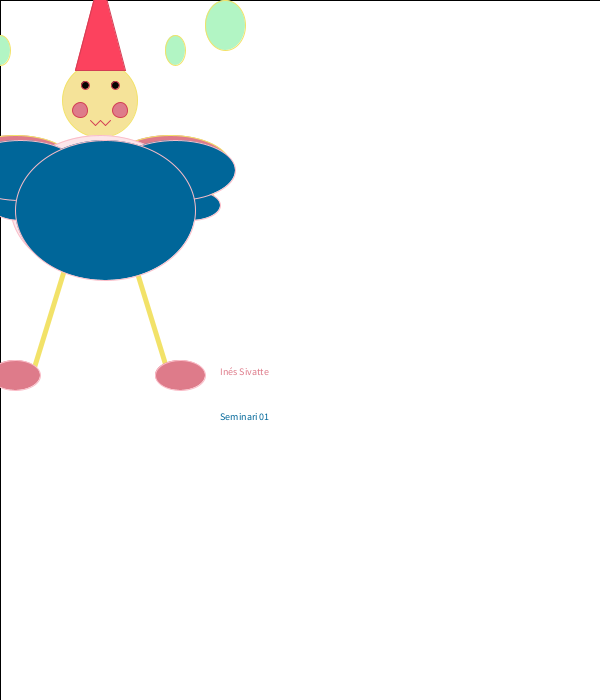
Frame 1 (no input)
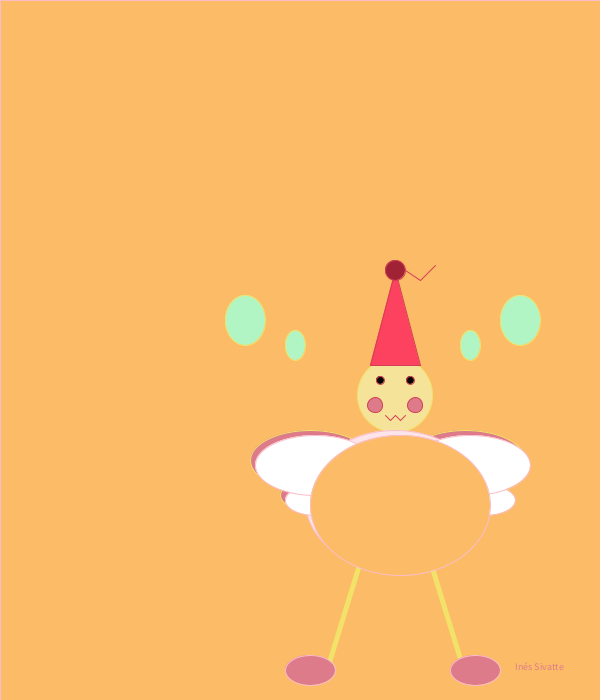
Frame 60 (the mouse pressed at the canvas centre just before this capture)
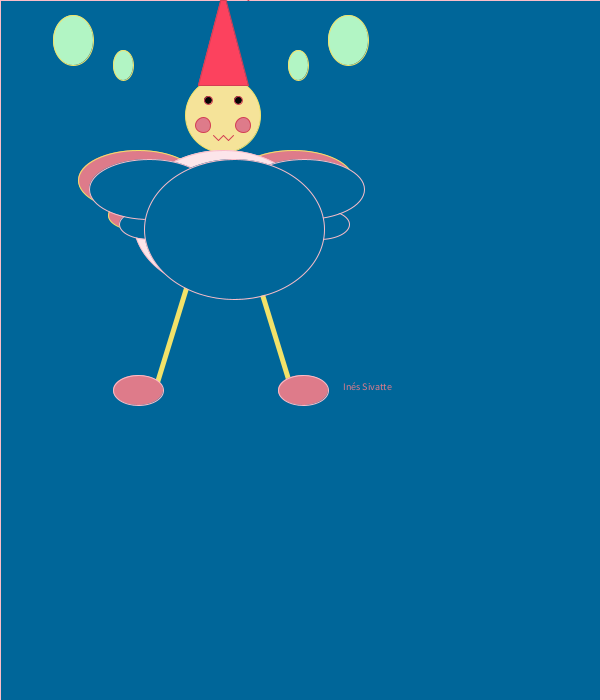
Frame 120 (the mouse held since frame 60 and released just before this capture)

The Processing sketch that drew these frames (run headless with seeded random() and noise(); from frame 60 on, the mouse is pressed at the canvas centre):

// Processing sketch: processing_97014
// ── processing_97014.pde

float pX=100;
float pY=200;
float vX=5;
float vY=5;
float value=255;


void setup(){
size(600,700);
background(240,201,210);
}
void draw(){
  rect(0,0,600,700);
 
 
stroke(242,226,105);
fill(245,227,153);
ellipse(pX+0,pY-100,75,75);
  
fill(178,245,196);
ellipse(pX-150,pY-175,40,50);
  
fill(178,245,196);
ellipse(pX+125,pY-175,40,50);
  
fill(178,245,196);
ellipse(pX-100,pY-150,20,30);
  
fill(178,245,196);
ellipse(pX+75,pY-150,20,30);
  
  
fill(222,123,138);
ellipse(pX-85,pY+0,60,30);
  
  
fill(222,123,138);
ellipse(pX-85,pY-35,120,60);
  
fill(222,123,138);
ellipse(pX+85,pY+0,60,30);
  
fill(222,123,138);
ellipse(pX+70,pY-35,120,60);
  
strokeWeight(5);
fill(245,227,153);
line(pX-30,pY+50,pX-70,pY+180);
  
strokeWeight(5);
fill(245,227,153);
line(pX+30,pY+50,pX+70,pY+180);
  
strokeWeight(1);
stroke(211,62,84);
fill(252,66,94);
triangle(pX-25,pY-130,pX+0,pY-225,pX+25,pY-130);
  
fill(160,34,53);
ellipse(pX+0,pY-225,20,20);
  
fill(5,5,2);
line(pX+10,pY-225,pX+25,pY-215);
  
fill(5,5,2);
line(pX+25,pY-215,pX+40,pY-230);
  
fill(5,5,2);
ellipse(pX-15,pY-115,8,8);
  
fill(5,5,2);
ellipse(pX+15,pY-115,8,8);
  
fill(222,123,138);
ellipse(pX-20,pY-90,15,15);
  
fill(222,123,138);
ellipse(pX+20,pY-90,15,15);
  
fill(160,34,53);
line(pX-10,pY-80,pX-5,pY-75);
  
fill(160,34,53);
line(pX-5,pY-75,pX+0,pY-80);
  
fill(160,34,53);
line(pX+0,pY-80,pX+5,pY-75);
  
fill(160,34,53);
line(pX+5,pY-75,pX+10,pY-80);
  
fill(252,229,234);
stroke(250,189,200);
strokeWeight(1);
ellipse(pX+0,pY+5,180,140);
  
fill(240,201,210);
ellipse(pX+60,pY+5,10,10);
  
fill(240,201,210);
ellipse(pX-15,pY+60,10,10);
  
fill(240,201,210);
ellipse(pX+10,pY-30,10,10);
  
fill(55,165,85);
ellipse(pX-50,pY-20,10,10);
  
fill(55,165,85);
ellipse(pX+70,pY+30,10,10);
  
fill(55,165,85);
ellipse(pX+0,pY+50,10,10);
  
fill(252,66,94);
ellipse(pX-70,pY+20,10,10);
  
fill(252,66,94);
ellipse(pX+50,pY-20,10,10);
  
fill(222,123,138);
ellipse(pX-85,pY+175,50,30);
  
fill(222,123,138);
ellipse(pX+80,pY+175,50,30);
  
textSize(10);
text("Inés Sivatte",pX+120,pY+175);
fill(0, 102, 153);
  
textSize(10);
text("Seminari 01",pX+120,pY+220);
fill(0, 102, 153);
 
 
 pX=pX+vX;
 pY=pY+vY;
 
 
 if((pX+150>=width)||(pX-100<=0)){ 
vX=-vX;
}
if((pY+175>=height)||(pY-200<=0)){ 
vY=-vY;
}
if (pX > height/2){   fill(255);}
ellipse(pX-85,pY+0,60,30);
ellipse(pX-85,pY-35,120,60);
ellipse(pX+85,pY+0,60,30);
ellipse(pX+70,pY-35,120,60);

if (pX > width/2){   fill(252,187,102);}
ellipse(pX+0,pY+5,180,140);
}
void mousePressed() {
  
  pX = mouseX;
  pY = mouseY;
    
if (vX == 10){
    vX = 5;
    } else {
    vX = 11;
}
if (vY == 7){
    vY = 3;
   } else {
   vY = 9;
}
if (value==255){
  value = 0;
} else {
  value = 255;
  

}

}
